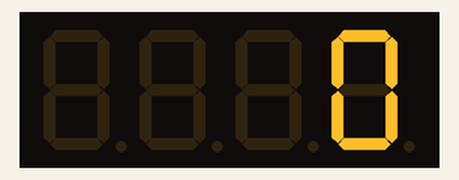
This sketch was run on a simulated Arduino Uno, built with avr-gcc and run on an emulated ATmega328P. On the bench: 4-digit seven-segment display.

Above: at 0.1 s.
At 4.8 s:
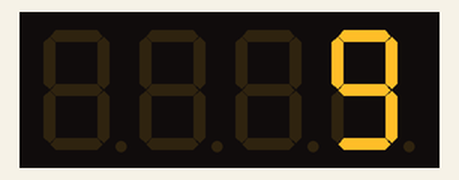
At 9.5 s:
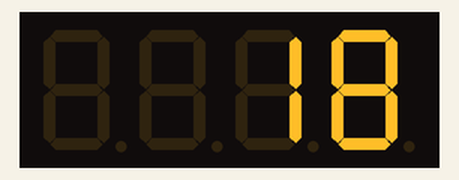
At 19.4 s:
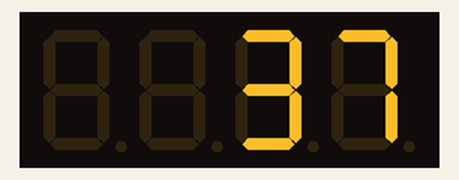
At 29.3 s:
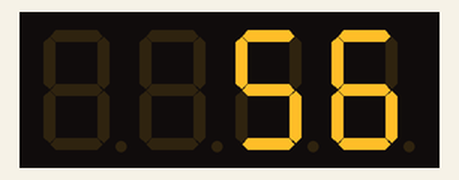
At 39.2 s:
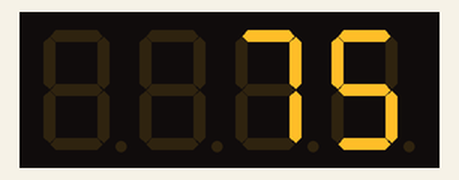

Measured:
- what the display in image 1 shows lasts 0.5 s, from 4.7 s to 5.2 s

The sketch:

_7segs.ino
```cpp
#include <TM1637Display.h>

const int CLK = 8; //Set the CLK pin connection to the display
const int DIO = 9; //Set the DIO pin connection to the display


int NumStep = 0;  //Variable to interate

TM1637Display display(CLK, DIO);  //set up the 4-Digit Display.

void setup()
{
  display.setBrightness(0x0a);  //set the diplay to maximum brightness
}


void loop()
{
  for(NumStep = 0; NumStep < 9999; NumStep++)  //Interrate NumStep
  {
    display.showNumberDec(NumStep); //Display the Variable value;
    delay(500);  //A half second delay between steps.
  }
}
```
